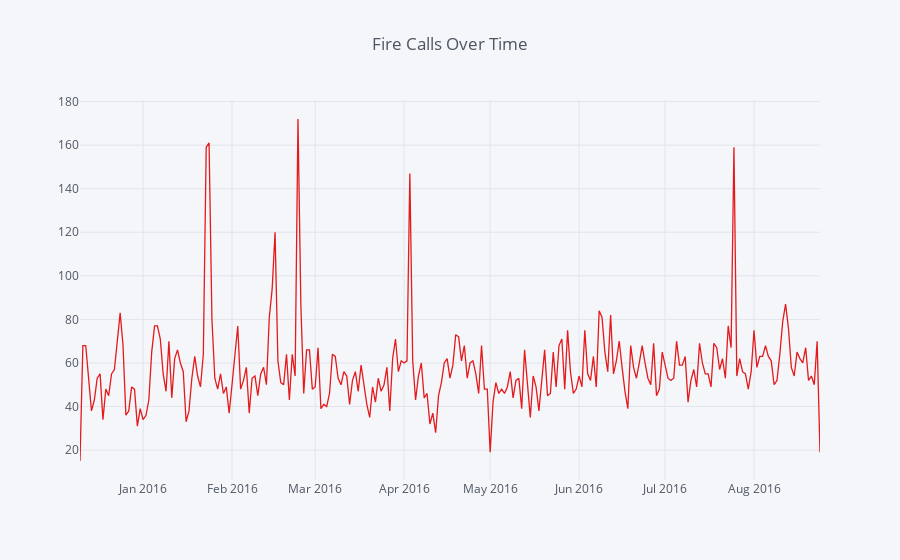

Notebook source saved alongside this figure:
### Code cell
df[df['Type']=='Fire'].groupby('Date').count()['twp'].iplot(title = 'Fire Calls Over Time',colorscale='set1')

### Figure 1 — Plotly figure (JSON) as saved in the notebook; plotly's stock layout.template omitted (floating-point values rounded to 4 significant figures; data arrays with more than 128 entries replaced by an {"elided": "..."} marker saying what was removed)
{"data": [{"line": {"color": "rgba(228, 26, 28, 1.0)", "dash": "solid", "shape": "linear", "width": 1.3}, "mode": "lines", "name": "twp", "text": "", "type": "scatter", "uid": "7f1ee69c-eeb6-491b-8b79-3f6021c4074d", "x": {"elided": "259 str values"}, "y": {"elided": "259 int values"}}], "layout": {"legend": {"bgcolor": "#F5F6F9", "font": {"color": "#4D5663"}}, "paper_bgcolor": "#F5F6F9", "plot_bgcolor": "#F5F6F9", "title": {"font": {"color": "#4D5663"}, "text": "Fire Calls Over Time"}, "xaxis": {"gridcolor": "#E1E5ED", "showgrid": true, "tickfont": {"color": "#4D5663"}, "title": {"font": {"color": "#4D5663"}, "text": ""}, "zerolinecolor": "#E1E5ED"}, "yaxis": {"gridcolor": "#E1E5ED", "showgrid": true, "tickfont": {"color": "#4D5663"}, "title": {"font": {"color": "#4D5663"}, "text": ""}, "zerolinecolor": "#E1E5ED"}}}
